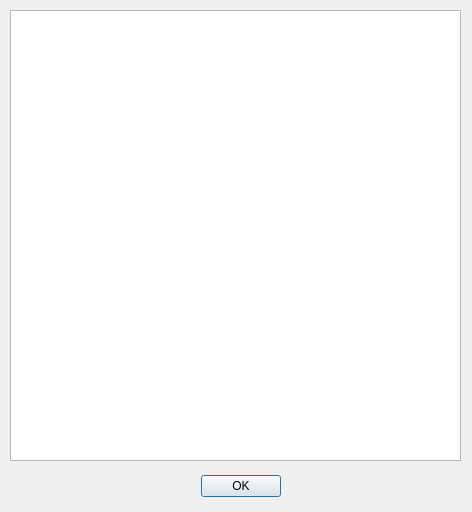
<?xml version="1.0" encoding="UTF-8"?>
<ui version="4.0">
 <class>messageViewer</class>
 <widget class="QDialog" name="messageViewer">
  <property name="geometry">
   <rect>
    <x>0</x>
    <y>0</y>
    <width>472</width>
    <height>512</height>
   </rect>
  </property>
  <property name="windowTitle">
   <string>Dialog</string>
  </property>
  <widget class="QDialogButtonBox" name="buttonBox">
   <property name="geometry">
    <rect>
     <x>70</x>
     <y>470</y>
     <width>341</width>
     <height>32</height>
    </rect>
   </property>
   <property name="orientation">
    <enum>Qt::Horizontal</enum>
   </property>
   <property name="standardButtons">
    <set>QDialogButtonBox::Ok</set>
   </property>
   <property name="centerButtons">
    <bool>true</bool>
   </property>
  </widget>
  <widget class="QTextBrowser" name="textBrowser">
   <property name="geometry">
    <rect>
     <x>10</x>
     <y>10</y>
     <width>451</width>
     <height>451</height>
    </rect>
   </property>
  </widget>
 </widget>
 <resources/>
 <connections>
  <connection>
   <sender>buttonBox</sender>
   <signal>accepted()</signal>
   <receiver>messageViewer</receiver>
   <slot>accept()</slot>
   <hints>
    <hint type="sourcelabel">
     <x>248</x>
     <y>254</y>
    </hint>
    <hint type="destinationlabel">
     <x>157</x>
     <y>274</y>
    </hint>
   </hints>
  </connection>
  <connection>
   <sender>buttonBox</sender>
   <signal>rejected()</signal>
   <receiver>messageViewer</receiver>
   <slot>reject()</slot>
   <hints>
    <hint type="sourcelabel">
     <x>316</x>
     <y>260</y>
    </hint>
    <hint type="destinationlabel">
     <x>286</x>
     <y>274</y>
    </hint>
   </hints>
  </connection>
 </connections>
</ui>
